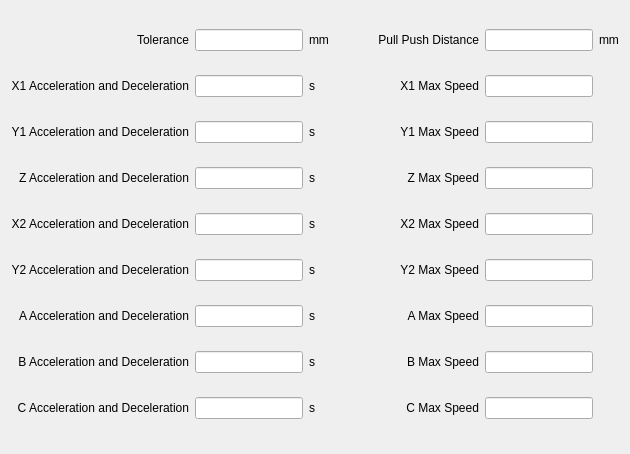
<?xml version="1.0" encoding="UTF-8"?>
<ui version="4.0">
 <class>ICMachineConfigPage</class>
 <widget class="QWidget" name="ICMachineConfigPage">
  <property name="geometry">
   <rect>
    <x>0</x>
    <y>0</y>
    <width>630</width>
    <height>454</height>
   </rect>
  </property>
  <property name="windowTitle">
   <string>Form</string>
  </property>
  <layout class="QGridLayout" name="gridLayout">
   <item row="0" column="0">
    <widget class="QLabel" name="label_3">
     <property name="text">
      <string>Tolerance</string>
     </property>
     <property name="alignment">
      <set>Qt::AlignRight|Qt::AlignTrailing|Qt::AlignVCenter</set>
     </property>
    </widget>
   </item>
   <item row="0" column="1">
    <widget class="ICLineEditWithVirtualNumericKeypad" name="toleranceLineEdit"/>
   </item>
   <item row="1" column="0">
    <widget class="QLabel" name="x1ALabel">
     <property name="text">
      <string>X1 Acceleration and Deceleration</string>
     </property>
     <property name="alignment">
      <set>Qt::AlignRight|Qt::AlignTrailing|Qt::AlignVCenter</set>
     </property>
    </widget>
   </item>
   <item row="1" column="1">
    <widget class="ICLineEditWithVirtualNumericKeypad" name="xADEdit"/>
   </item>
   <item row="1" column="5">
    <widget class="QLabel" name="x1MLabel">
     <property name="text">
      <string>X1 Max Speed</string>
     </property>
     <property name="alignment">
      <set>Qt::AlignRight|Qt::AlignTrailing|Qt::AlignVCenter</set>
     </property>
    </widget>
   </item>
   <item row="1" column="6">
    <widget class="ICLineEditWithVirtualNumericKeypad" name="xMaxSpeedEdit"/>
   </item>
   <item row="2" column="0">
    <widget class="QLabel" name="y1ALabel">
     <property name="text">
      <string>Y1 Acceleration and Deceleration</string>
     </property>
     <property name="alignment">
      <set>Qt::AlignRight|Qt::AlignTrailing|Qt::AlignVCenter</set>
     </property>
    </widget>
   </item>
   <item row="2" column="1">
    <widget class="ICLineEditWithVirtualNumericKeypad" name="yADEdit"/>
   </item>
   <item row="2" column="5">
    <widget class="QLabel" name="y1MLabel">
     <property name="text">
      <string>Y1 Max Speed</string>
     </property>
     <property name="alignment">
      <set>Qt::AlignRight|Qt::AlignTrailing|Qt::AlignVCenter</set>
     </property>
    </widget>
   </item>
   <item row="2" column="6">
    <widget class="ICLineEditWithVirtualNumericKeypad" name="yMaxSpeedEdit"/>
   </item>
   <item row="3" column="0">
    <widget class="QLabel" name="zALabel">
     <property name="text">
      <string>Z Acceleration and Deceleration</string>
     </property>
     <property name="alignment">
      <set>Qt::AlignRight|Qt::AlignTrailing|Qt::AlignVCenter</set>
     </property>
    </widget>
   </item>
   <item row="3" column="1">
    <widget class="ICLineEditWithVirtualNumericKeypad" name="zADEdit"/>
   </item>
   <item row="3" column="5">
    <widget class="QLabel" name="zMLabel">
     <property name="text">
      <string>Z Max Speed</string>
     </property>
     <property name="alignment">
      <set>Qt::AlignRight|Qt::AlignTrailing|Qt::AlignVCenter</set>
     </property>
    </widget>
   </item>
   <item row="3" column="6">
    <widget class="ICLineEditWithVirtualNumericKeypad" name="zMaxSpeedEdit"/>
   </item>
   <item row="1" column="3">
    <widget class="QLabel" name="x1SLabel">
     <property name="text">
      <string>s</string>
     </property>
    </widget>
   </item>
   <item row="2" column="3">
    <widget class="QLabel" name="y1SLabel">
     <property name="text">
      <string>s</string>
     </property>
    </widget>
   </item>
   <item row="3" column="3">
    <widget class="QLabel" name="zSLabel">
     <property name="text">
      <string>s</string>
     </property>
    </widget>
   </item>
   <item row="2" column="4">
    <spacer name="horizontalSpacer">
     <property name="orientation">
      <enum>Qt::Horizontal</enum>
     </property>
     <property name="sizeHint" stdset="0">
      <size>
       <width>40</width>
       <height>20</height>
      </size>
     </property>
    </spacer>
   </item>
   <item row="0" column="3">
    <widget class="QLabel" name="label_17">
     <property name="text">
      <string>mm</string>
     </property>
    </widget>
   </item>
   <item row="4" column="0">
    <widget class="QLabel" name="x2ALabel">
     <property name="text">
      <string>X2 Acceleration and Deceleration</string>
     </property>
     <property name="alignment">
      <set>Qt::AlignRight|Qt::AlignTrailing|Qt::AlignVCenter</set>
     </property>
    </widget>
   </item>
   <item row="4" column="1">
    <widget class="ICLineEditWithVirtualNumericKeypad" name="x2ADEdit"/>
   </item>
   <item row="4" column="5">
    <widget class="QLabel" name="x2MLabel">
     <property name="text">
      <string>X2 Max Speed</string>
     </property>
     <property name="alignment">
      <set>Qt::AlignRight|Qt::AlignTrailing|Qt::AlignVCenter</set>
     </property>
    </widget>
   </item>
   <item row="4" column="6">
    <widget class="ICLineEditWithVirtualNumericKeypad" name="x2MaxSpeedEdit"/>
   </item>
   <item row="5" column="0">
    <widget class="QLabel" name="y2ALabel">
     <property name="text">
      <string>Y2 Acceleration and Deceleration</string>
     </property>
     <property name="alignment">
      <set>Qt::AlignRight|Qt::AlignTrailing|Qt::AlignVCenter</set>
     </property>
    </widget>
   </item>
   <item row="5" column="1">
    <widget class="ICLineEditWithVirtualNumericKeypad" name="y2ADEdit"/>
   </item>
   <item row="5" column="5">
    <widget class="QLabel" name="y2MLabel">
     <property name="text">
      <string>Y2 Max Speed</string>
     </property>
     <property name="alignment">
      <set>Qt::AlignRight|Qt::AlignTrailing|Qt::AlignVCenter</set>
     </property>
    </widget>
   </item>
   <item row="5" column="6">
    <widget class="ICLineEditWithVirtualNumericKeypad" name="y2MaxSpeedEdit"/>
   </item>
   <item row="4" column="3">
    <widget class="QLabel" name="x2SLabel">
     <property name="text">
      <string>s</string>
     </property>
    </widget>
   </item>
   <item row="5" column="3">
    <widget class="QLabel" name="y2SLabel">
     <property name="text">
      <string>s</string>
     </property>
    </widget>
   </item>
   <item row="6" column="0">
    <widget class="QLabel" name="aALabel">
     <property name="text">
      <string>A Acceleration and Deceleration</string>
     </property>
     <property name="alignment">
      <set>Qt::AlignRight|Qt::AlignTrailing|Qt::AlignVCenter</set>
     </property>
    </widget>
   </item>
   <item row="6" column="1">
    <widget class="ICLineEditWithVirtualNumericKeypad" name="aADEdit"/>
   </item>
   <item row="6" column="3">
    <widget class="QLabel" name="aSLabel">
     <property name="text">
      <string>s</string>
     </property>
    </widget>
   </item>
   <item row="6" column="5">
    <widget class="QLabel" name="aMLabel">
     <property name="text">
      <string>A Max Speed</string>
     </property>
     <property name="alignment">
      <set>Qt::AlignRight|Qt::AlignTrailing|Qt::AlignVCenter</set>
     </property>
    </widget>
   </item>
   <item row="6" column="6">
    <widget class="ICLineEditWithVirtualNumericKeypad" name="aMaxSpeedEdit"/>
   </item>
   <item row="7" column="0">
    <widget class="QLabel" name="bALabel">
     <property name="text">
      <string>B Acceleration and Deceleration</string>
     </property>
     <property name="alignment">
      <set>Qt::AlignRight|Qt::AlignTrailing|Qt::AlignVCenter</set>
     </property>
    </widget>
   </item>
   <item row="7" column="1">
    <widget class="ICLineEditWithVirtualNumericKeypad" name="bADEdit"/>
   </item>
   <item row="7" column="3">
    <widget class="QLabel" name="bSLabel">
     <property name="text">
      <string>s</string>
     </property>
    </widget>
   </item>
   <item row="7" column="5">
    <widget class="QLabel" name="bMLabel">
     <property name="text">
      <string>B Max Speed</string>
     </property>
     <property name="alignment">
      <set>Qt::AlignRight|Qt::AlignTrailing|Qt::AlignVCenter</set>
     </property>
    </widget>
   </item>
   <item row="7" column="6">
    <widget class="ICLineEditWithVirtualNumericKeypad" name="bMaxSpeedEdit"/>
   </item>
   <item row="8" column="0">
    <widget class="QLabel" name="cALabel">
     <property name="text">
      <string>C Acceleration and Deceleration</string>
     </property>
     <property name="alignment">
      <set>Qt::AlignRight|Qt::AlignTrailing|Qt::AlignVCenter</set>
     </property>
    </widget>
   </item>
   <item row="8" column="1">
    <widget class="ICLineEditWithVirtualNumericKeypad" name="cADEdit"/>
   </item>
   <item row="8" column="3">
    <widget class="QLabel" name="cSLabel">
     <property name="text">
      <string>s</string>
     </property>
    </widget>
   </item>
   <item row="8" column="5">
    <widget class="QLabel" name="cMLabel">
     <property name="text">
      <string>C Max Speed</string>
     </property>
     <property name="alignment">
      <set>Qt::AlignRight|Qt::AlignTrailing|Qt::AlignVCenter</set>
     </property>
    </widget>
   </item>
   <item row="8" column="6">
    <widget class="ICLineEditWithVirtualNumericKeypad" name="cMaxSpeedEdit"/>
   </item>
   <item row="0" column="5">
    <widget class="QLabel" name="label_4">
     <property name="text">
      <string>Pull Push Distance</string>
     </property>
     <property name="alignment">
      <set>Qt::AlignRight|Qt::AlignTrailing|Qt::AlignVCenter</set>
     </property>
    </widget>
   </item>
   <item row="0" column="6">
    <widget class="ICLineEditWithVirtualNumericKeypad" name="pullPushDistance"/>
   </item>
   <item row="0" column="7">
    <widget class="QLabel" name="label_18">
     <property name="text">
      <string>mm</string>
     </property>
    </widget>
   </item>
  </layout>
 </widget>
 <customwidgets>
  <customwidget>
   <class>ICLineEditWithVirtualNumericKeypad</class>
   <extends>QLineEdit</extends>
   <header>iclineeditwithvirtualnumerickeypad.h</header>
  </customwidget>
 </customwidgets>
 <resources/>
 <connections/>
</ui>
